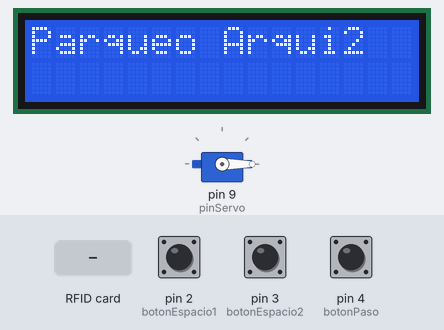
A sketch run on a simulated Arduino Uno, built with avr-gcc and run on an emulated ATmega328P. On the bench: 16×2 character LCD, servo. The test bench sets the inputs (shaded band); at power-on: pin 2 (botonEspacio1) HIGH, pin 3 (botonEspacio2) HIGH, pin 4 (botonPaso) HIGH.

Above: at 1.6 s.
1.7 s: RFID card 5E 7A 19 C4 held to the reader
At 4.3 s:
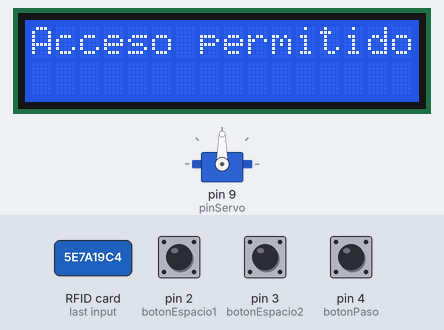
4.5 s: pin 2 (botonEspacio1) pulled LOW for 0.2 s
At 5.2 s:
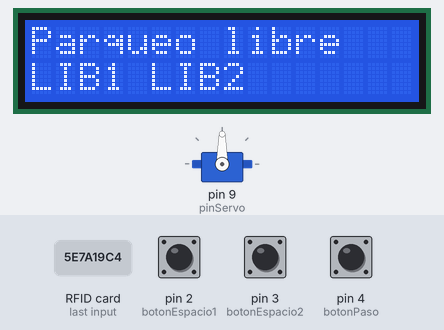
6.2 s: pin 3 (botonEspacio2) pulled LOW for 0.2 s
At 6.39 s:
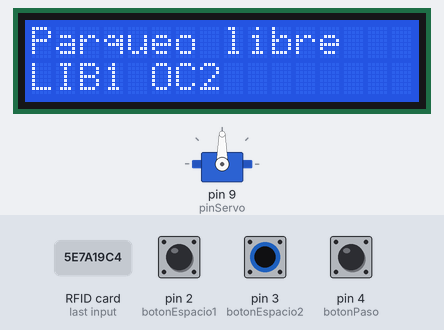
7.9 s: pin 4 (botonPaso) pulled LOW for 0.2 s
At 8.3 s:
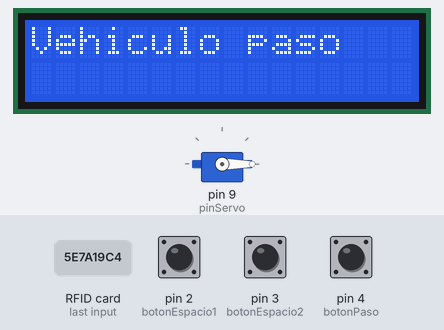
9.6 s: pin 2 (botonEspacio1) pulled LOW for 1 s
At 10.5 s:
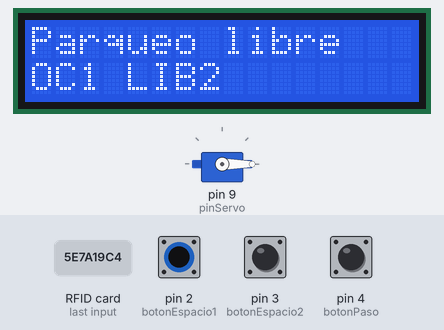
12.2 s: pin 3 (botonEspacio2) pulled LOW for 1 s
At 12.9 s:
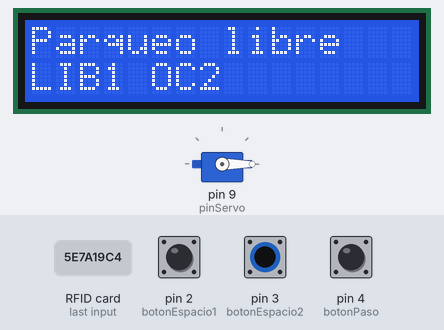
Timing chart, 0 to 15.2 s (numbered marks = the images above; inputs shaded):
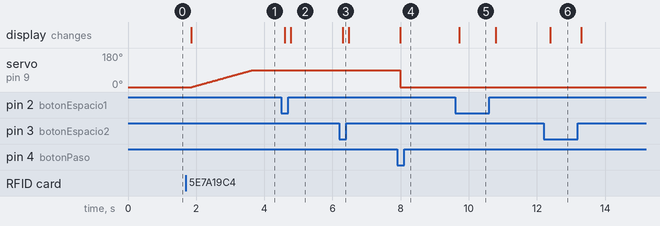

Measured:
- after the input at 1.7 s, servo on pin 9 (pinServo): moves from 0° to 90° over 1.8 s, starting after 0.17 s; the display: changes after 0.15 s (image 1)
- after the input at 4.5 s, the display: first changes after 0.10 s (image 2 shows a later state)
- after the input at 6.2 s, the display: changes after 0.10 s (image 3)
- after the input at 7.9 s, servo on pin 9 (pinServo): 90° → 0° after 0.10 s; the display: changes after 0.10 s (image 4)
- after the input at 9.6 s, the display: changes after 0.12 s (image 5)
- after the input at 12.2 s, the display: changes after 0.20 s (image 6)

The sketch:

talanquera.ino
```cpp
// Referencia https://programarfacil.com/blog/arduino-blog/servomotor-con-arduino/
// Referencia https://naylampmechatronics.com/blog/22_tutorial-modulo-lector-rfid-rc522.html
#include <LiquidCrystal_I2C.h>
#include <Servo.h>
#include <SPI.h>
#include <MFRC522.h>

//La dirección puede cambiar, 0x27 o 0x3F
LiquidCrystal_I2C lcd(0x27, 16, 2);

const int botonEspacio1 = 2;
const int botonEspacio2 = 3;

bool espacioOcupado1 = false;
bool espacioOcupado2 = false;


// Servomotor
Servo talanquera;
const int pinServo = 9;

const int botonPaso = 4;

// RFID
#define SS_PIN 10
#define RST_PIN 8
MFRC522 rfid(SS_PIN, RST_PIN);

// Estado talanquera
bool talanqueraAbierta = false;


void setup(){

//INPUT_PULLUP porque no usa resistencias externas, usa las internas de Arduino
  pinMode(botonEspacio1, INPUT_PULLUP);
  pinMode(botonEspacio2, INPUT_PULLUP);

  lcd.init();
  lcd.backlight();
//El cursor siempre se posiciona antes de escribir con print()
  lcd.setCursor(0, 0);
  lcd.print("Parqueo Arqui2");
  delay(300);

  // Servo
  talanquera.attach(pinServo);
  talanquera.write(0); // Cerrada

  pinMode(botonPaso, INPUT_PULLUP);

  // RFID
  SPI.begin();
  rfid.PCD_Init();

}

void loop(){
  bool nuevoEspacio1 = (digitalRead(botonEspacio1) == LOW);
  bool nuevoEspacio2 = (digitalRead(botonEspacio2) == LOW);

  if(nuevoEspacio1 != espacioOcupado1 || nuevoEspacio2 != espacioOcupado2){
    espacioOcupado1 = nuevoEspacio1;
    espacioOcupado2 = nuevoEspacio2;
    lcd.clear();
    lcd.setCursor(0, 0);
    if (espacioOcupado1 && espacioOcupado2) {
      lcd.print("Parqueo lleno");
    } else {
      lcd.print("Parqueo libre");
    }
    lcd.setCursor(0,1);
    if (espacioOcupado1) {
      lcd.print("OC1 ");
    } else {
      lcd.print("LIB1 ");
    }

    lcd.print(espacioOcupado2 ? "OC2 " : "LIB2 ");
  }

  // Aquí se lee el RFID
  if (!talanqueraAbierta && rfid.PICC_IsNewCardPresent() && rfid.PICC_ReadCardSerial()) {

    lcd.clear();
    lcd.setCursor(0,0);
    lcd.print("Acceso permitido");

    // Abriendo la talanquera
    for(int i = 0; i <= 90; i++){
      talanquera.write(i);
      delay(20);
    }
    talanqueraAbierta = true;

    rfid.PICC_HaltA();
  }

  // para cerrar la talanquera
  if (talanqueraAbierta && digitalRead(botonPaso) == LOW) {

    lcd.clear();
    lcd.setCursor(0,0);
    lcd.print("Vehiculo paso");

    talanquera.write(0); // Cerrar
    talanqueraAbierta = false;

    delay(500);
  }
  delay(150);
}
```
